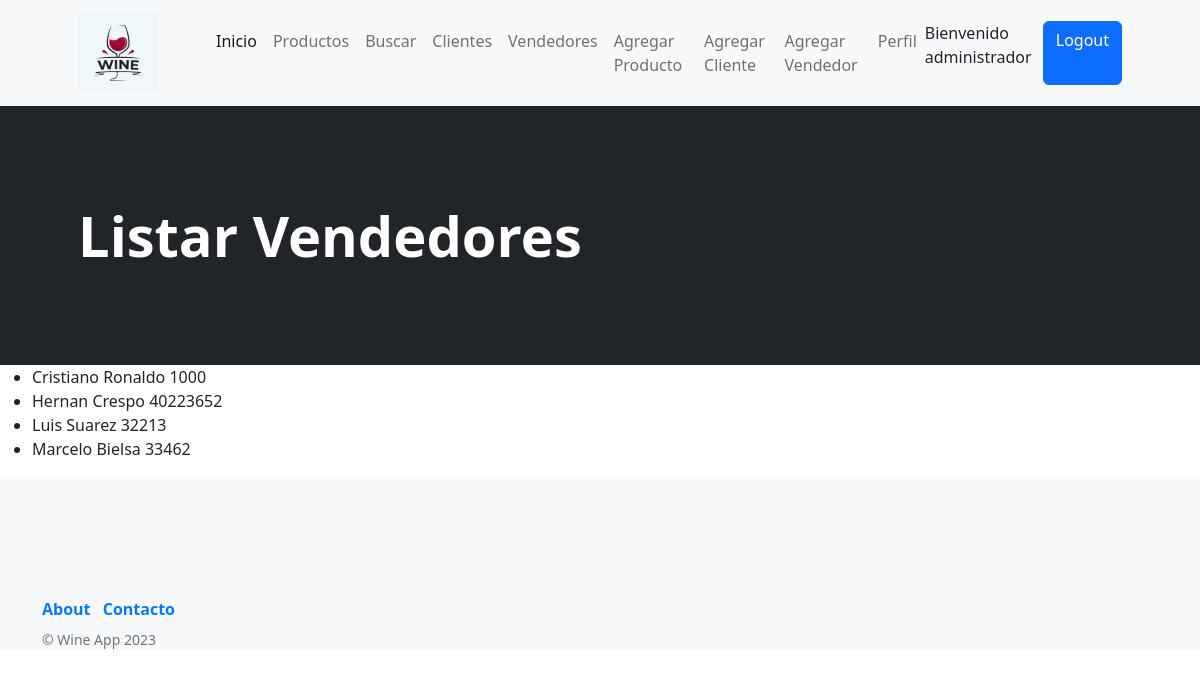
The app's page /wine_app/listar_vendedores (signed in), older data.
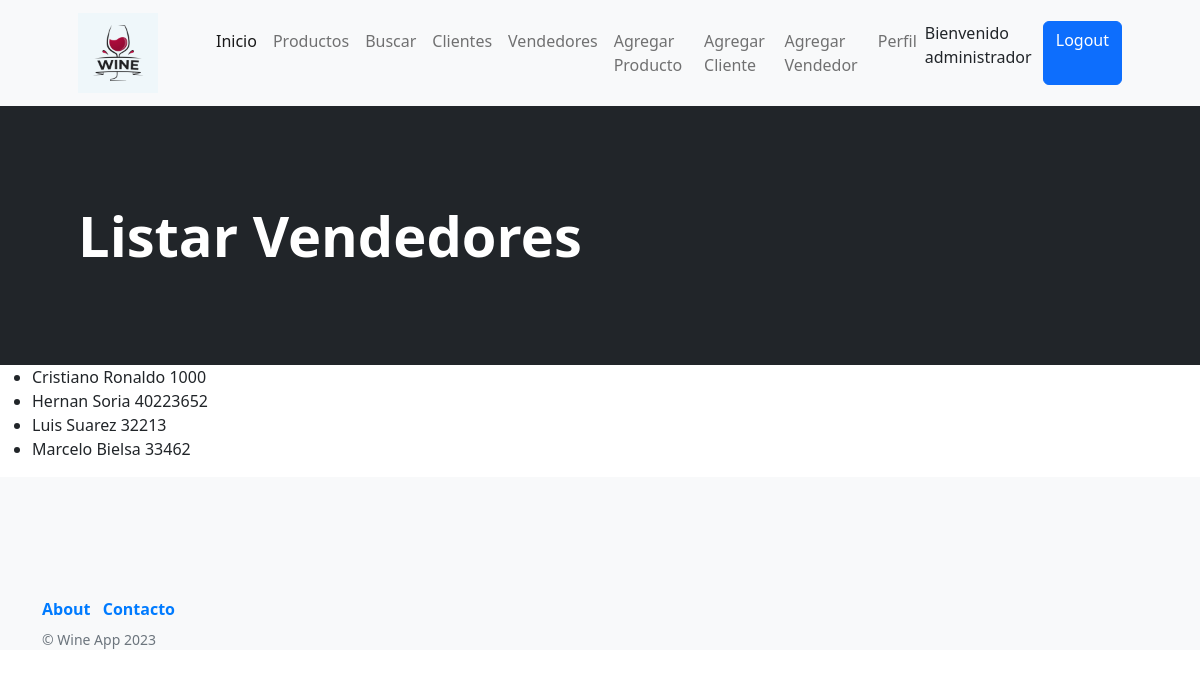
The same page, newer data.
### wine_app/models.py (models this page shows, shortened)
class Vendedores(models.Model):
    nombre = models.CharField(max_length=40)
    apellido = models.CharField(max_length=40)
    legajo = models.IntegerField()
    class Meta():
        verbose_name = 'Vendedor'
        verbose_name_plural = 'Vendedores'
        ordering = ('nombre',)
        unique_together = ('legajo',)

### wine_app/views.py (the view)
# urls.py: path('listar_vendedores', listar_vendedores, name='listar_vendedores'),
@staff_member_required(login_url='/wine_app/login')
def listar_vendedores(req):
    lista = Vendedores.objects.all()
    return render(req, "listar_vendedores.html", {"listar_vendedores": lista})

### wine_app/templates/listar_vendedores.html (shortened to what this page needs)
{% extends 'padre.html' %}
{% block cambioCenter %}
<header class="bg-dark py-5">
    <div class="container px-4 px-lg-5 my-5">
        <div class="text-white text-lg-start">
            <h1 class="display-4 fw-bolder">Listar Vendedores</h1>
        </div>
    </div>
</header>
{% endblock cambioCenter %}
{% block contenidoQueCambia %}
<body>
    <ul>
        {% for vendedor in listar_vendedores %}
            <li>{{vendedor.nombre}} {{vendedor.apellido}} {{vendedor.legajo}}</li>
        {% endfor %}
    </ul>
</body>
{% endblock contenidoQueCambia %}

Row changes from the older to the newer data that the page shows:
changed Vendedores "Hernan": apellido "Crespo" → "Soria"
